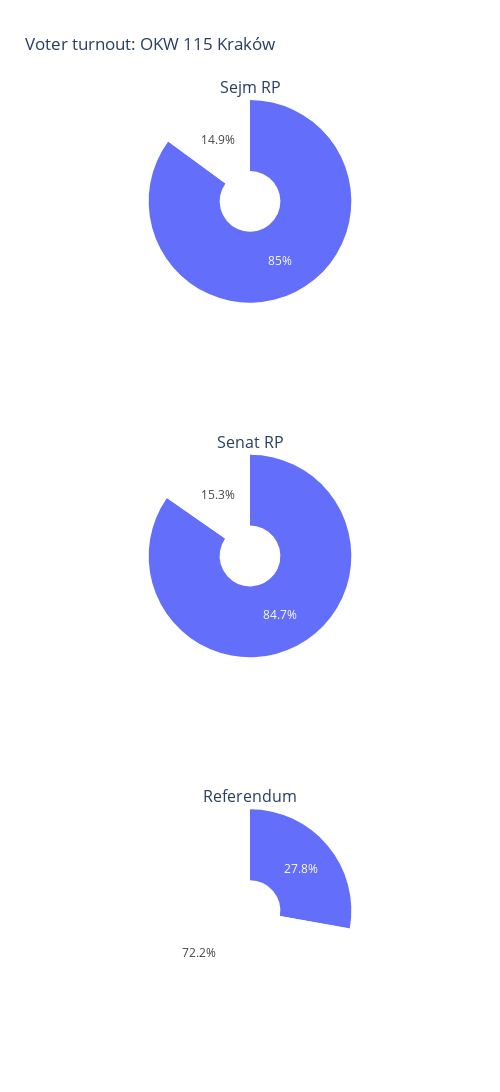

Notebook cell for this chart:
### Code cell
# Frekwencja plot
from plotly.subplots import make_subplots
freq_plot = make_subplots(rows=3, cols=1, specs=[[{'type':'domain'}], [{'type':'domain'}], [{'type':'domain'}]], subplot_titles=("Sejm RP", "Senat RP", "Referendum"))
freq_plot.add_trace(
    plt.Pie(labels=[1,0], values=freq_df[list(freq_df.columns)[0]], name=list(freq_df.columns)[0], marker_colors=["darkkblue", 'white'], hole=.3), 1, 1)
freq_plot.add_trace(
    plt.Pie(labels=[1,0], values=freq_df[list(freq_df.columns)[1]], name=list(freq_df.columns)[1], marker_colors=["darkkblue", 'white'], hole=.3), 2, 1)
freq_plot.add_trace(
    plt.Pie(labels=[1,0], values=freq_df[list(freq_df.columns)[2]], name=list(freq_df.columns)[2], marker_colors=["darkkblue", 'white'], hole=.3), 3, 1)
freq_plot.update(layout_title_text='Voter turnout: OKW 115 Kraków',
           layout_showlegend=False)
freq_plot.update_xaxes(categoryorder='category descending')
freq_plot.update_traces(sort=False)
freq_plot.update_layout(
    autosize=True,
    width=500,
    height=1200)

### Figure 1 — Plotly figure (JSON) as saved in the notebook; plotly's stock layout.template omitted (floating-point values rounded to 4 significant figures)
{"data": [{"domain": {"x": [0, 1], "y": [0.7778, 1]}, "hole": 0.3, "labels": [1, 0], "marker": {"colors": ["darkkblue", "white"]}, "name": "Sejm", "sort": false, "type": "pie", "values": [0.8505, 0.1495]}, {"domain": {"x": [0, 1], "y": [0.3889, 0.6111]}, "hole": 0.3, "labels": [1, 0], "marker": {"colors": ["darkkblue", "white"]}, "name": "Senat", "sort": false, "type": "pie", "values": [0.8471, 0.1529]}, {"domain": {"x": [0, 1], "y": [0, 0.2222]}, "hole": 0.3, "labels": [1, 0], "marker": {"colors": ["darkkblue", "white"]}, "name": "Referendum", "sort": false, "type": "pie", "values": [0.2782, 0.7218]}], "layout": {"annotations": [{"font": {"size": 16}, "showarrow": false, "text": "Sejm RP", "x": 0.5, "xanchor": "center", "xref": "paper", "y": 1, "yanchor": "bottom", "yref": "paper"}, {"font": {"size": 16}, "showarrow": false, "text": "Senat RP", "x": 0.5, "xanchor": "center", "xref": "paper", "y": 0.6111, "yanchor": "bottom", "yref": "paper"}, {"font": {"size": 16}, "showarrow": false, "text": "Referendum", "x": 0.5, "xanchor": "center", "xref": "paper", "y": 0.2222, "yanchor": "bottom", "yref": "paper"}], "autosize": true, "height": 1200, "showlegend": false, "title": {"text": "Voter turnout: OKW 115 Kraków"}, "width": 500, "xaxis": {"categoryorder": "category descending"}}}
